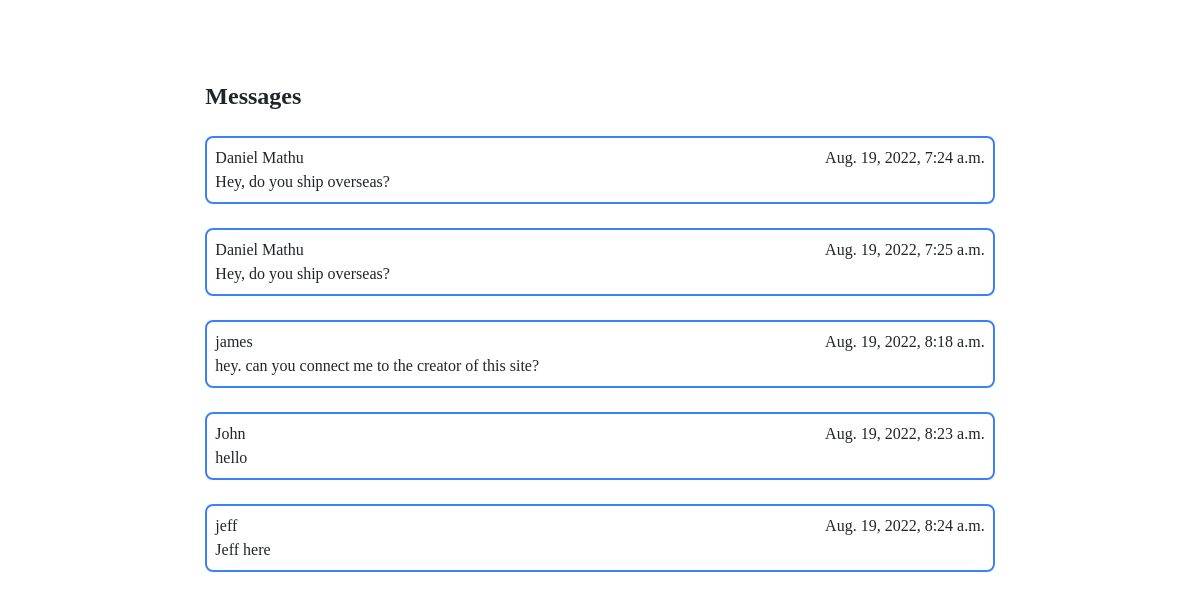
Before: /dashboard/messages with the older database file.
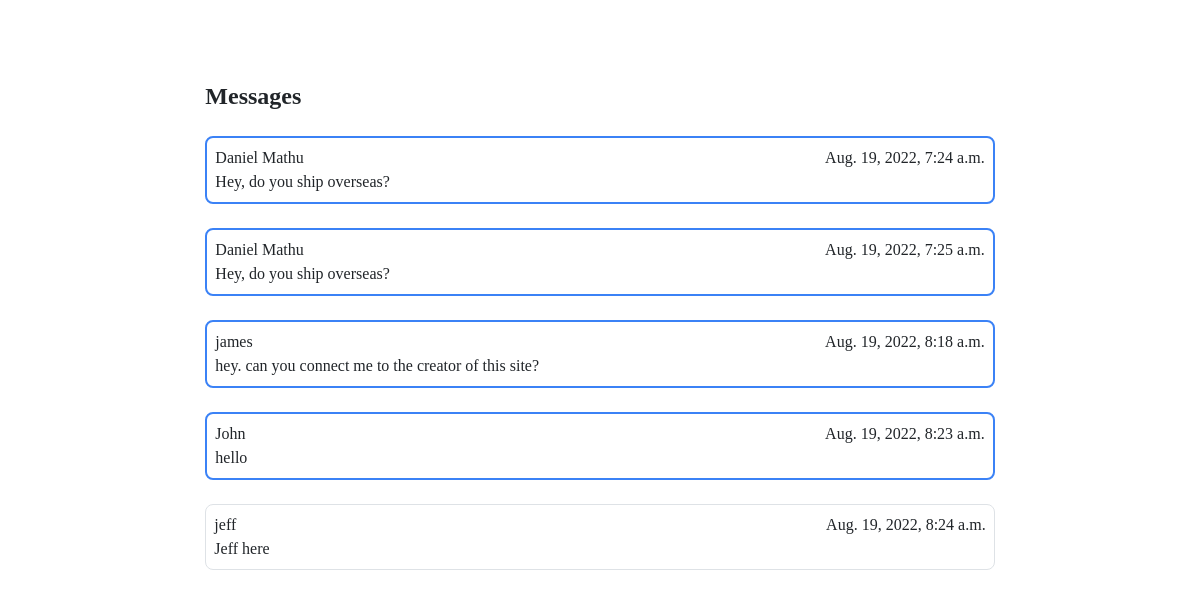
After: the same page with the newer database file.
### dashboard/views.py (the view)
# urls.py: path('messages', MessagesView.as_view(), name='messages'),
class MessagesView(ListView):
    model = Message
    template_name: str = 'dash/messages.html'
    fields = ['name', 'email', 'message', 'date', 'read']
    context_object_name: str = 'customer_messages'

### dashboard/templates/dash/messages.html
{% extends 'base.html' %}
{% block content %}
<div class="customer_messages px-2 md:px-44 xl:px-64 flex flex-col items-center w-full">
    <div class="mt-20 w-full md:w-2/3 xl:w-1/2">
        <h1 class="font-bold text-2xl">Messages</h1>
        <div class="w-full">
            {% for message in customer_messages %}
            <a href="#" class="hover:text-black">
                <div {% if message.read %} class="border rounded-lg my-4 p-2 " {% else %}
                    class="border-2 border-blue-500 hover:border transition duration-300 ease-in-out rounded-lg my-4 p-2" {% endif %}>
                    <div class="flex justify-between">
                        <p>{{message.name}}</p>
                        <p>{{message.date}}</p>
                    </div>
                    <div>
                        <p class="truncate">{{message.message}}</p>
                    </div>
                </div>
            </a>
            {% endfor %}
        </div>
    </div>
</div>
{% endblock %}

Changed rows visible on the page:
changed Message "jeff": read False → True (drawn)
